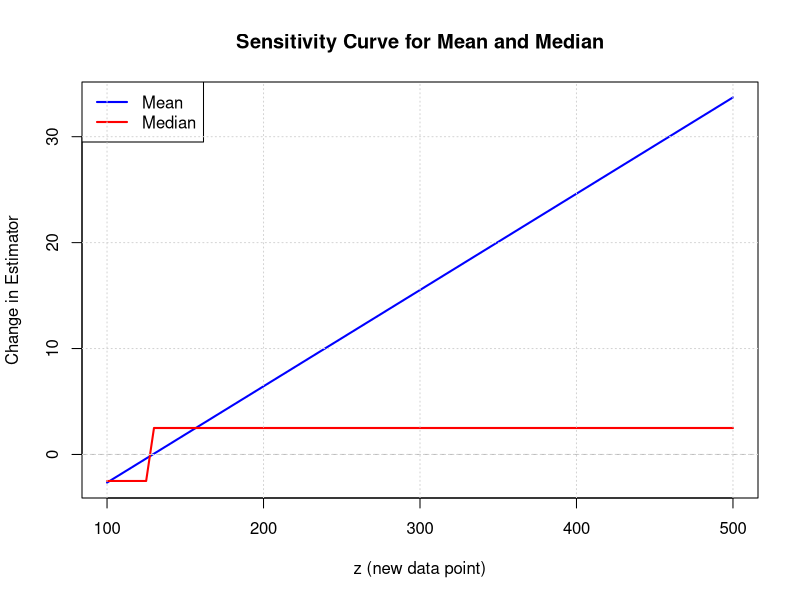

Reproduce this figure in R.
## ---- chunk 1
data_1 <-c(110,115,120,122,125,130,135,140,145,300) 
mean_1 <- mean(data_1)
median_1 <- median(data_1)
trim_mean <- mean(data_1,trim=0.1)
mean_1
median_1
trim_mean
#算SD，MAD
sd(data_1)
mad(data_1, constant = 1)#默认 mad(x) 会乘上 1.4826 这个常数用于近似标准差，这里我们加上 constant = 1 来还原最原始 MAD。
mad(data_1)#这个是

## ---- chunk 2
data_2 <- c(110,115,120,122,125,130,135,140,145,150,200)
mean(data_2)
median(data_2)
data_3 <- c(110,115,120,122,125,130,135,140,145,150,400)
mean(data_3)
median(data_3)
## ---- chunk 3
# 原始数据（修正后）
data_base <- c(110, 115, 120, 122, 125, 130, 135, 140, 145, 150)

# 加入 z = 200
z <- 200
data_with_z <- c(data_base, z)

# 原始估计量
base_mean <- mean(data_base)
base_median <- median(data_base)
base_mean
base_median
# 加入后的估计量
new_mean<- mean(data_with_z)
new_median <- median(data_with_z)
new_mean
new_median
# 计算 sensitivity
sc_mean <- new_mean - base_mean
sc_median <- new_median - base_median



## ---- chunk 4
# 原始数据（修正300为150）
data_base <- c(110, 115, 120, 122, 125, 130, 135, 140, 145, 150)

# 构造 z 的连续变化序列
z_vals <- seq(100, 500, by = 5)

# 预先计算 base 的 mean 和 median
base_mean <- mean(data_base)
base_median <- median(data_base)

# 创建空向量保存 sensitivity 值
sc_mean <- numeric(length(z_vals))
sc_median <- numeric(length(z_vals))

# 遍历每个 z，加入后计算 estimator 的变化量
for (i in seq_along(z_vals)) {
  z <- z_vals[i]
  new_data <- c(data_base, z)
  sc_mean[i] <- mean(new_data) - base_mean
  sc_median[i] <- median(new_data) - base_median
}

# 绘图
plot(z_vals, sc_mean, type = "l", col = "blue", lwd = 2,
     ylim = range(c(sc_mean, sc_median)),
     xlab = "z (new data point)", ylab = "Change in Estimator",
     main = "Sensitivity Curve for Mean and Median")
lines(z_vals, sc_median, col = "red", lwd = 2)
abline(h = 0, lty = 2, col = "gray")
legend("topleft", legend = c("Mean", "Median"), col = c("blue", "red"), lwd = 2)
grid()

